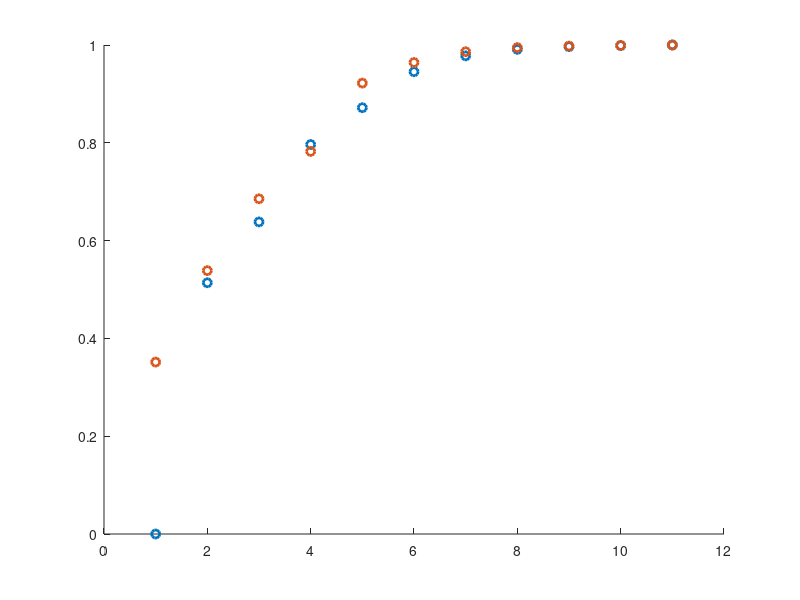

The MATLAB script that drew this image:
walk_runs =[0,5138,1244,1583,753,735,325,133,55,22,12];
regular_runs = [3516,1870,1469,969,1397,422,220,84,31,13,9];

for i=2:length(walk_runs)
    walk_runs(i)=walk_runs(i)+walk_runs(i-1);
    regular_runs(i)=regular_runs(i)+regular_runs(i-1);
end
walk_runs=walk_runs/10000;
regular_runs=regular_runs/10000;
scatter(1:(length(walk_runs)),walk_runs,'LineWidth',2)
hold on
scatter(1:(length(walk_runs)),regular_runs,'LineWidth',2)